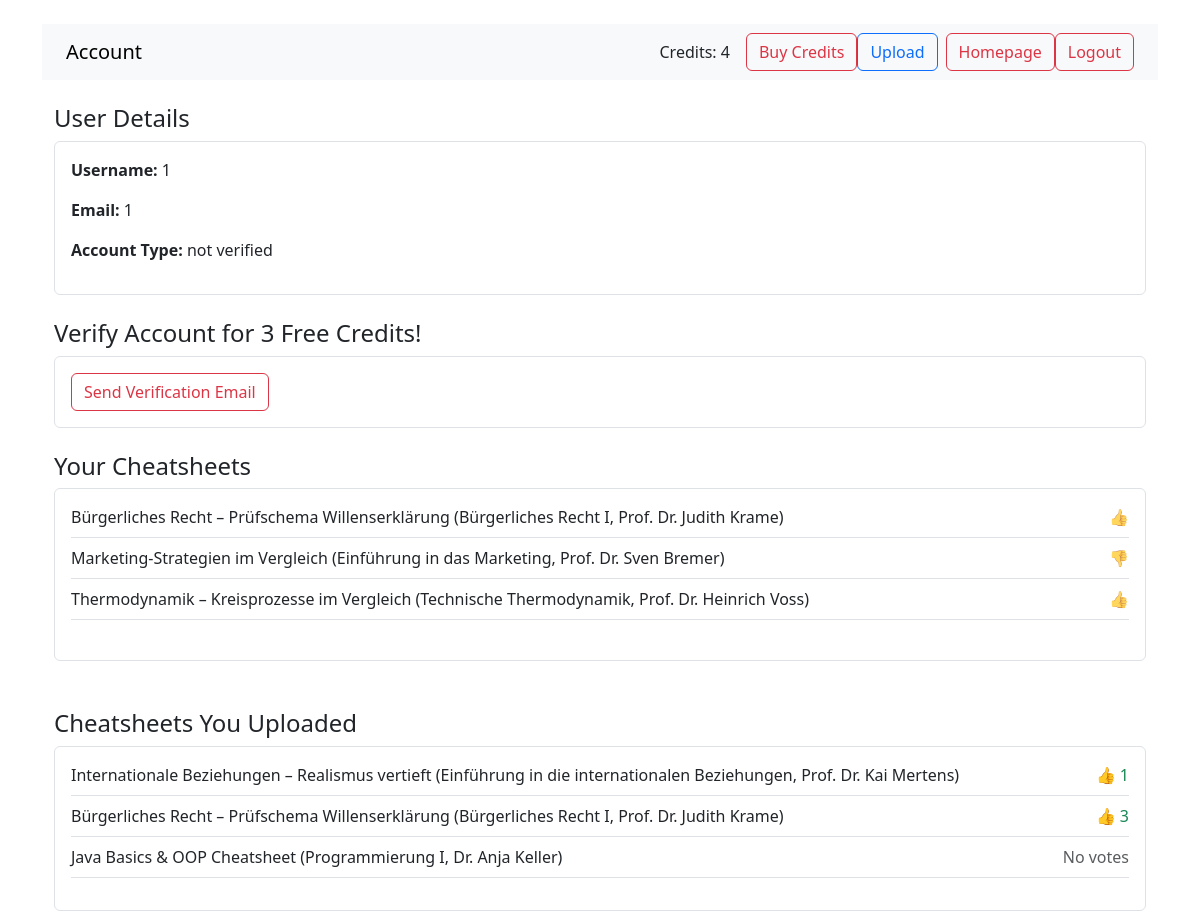
Page /account (signed in) on the committed database.
### models.py (models this page shows)
class User(db.Model, UserMixin):
    id = db.Column(db.Integer, primary_key=True)
    email = db.Column(db.String, unique=True, nullable=False)
    username = db.Column(db.String, unique=True, nullable=False)
    pw = db.Column(db.String, nullable=False)
    credits = db.Column(db.Integer, default=0, nullable=False)
    userart = db.Column(db.String, default="not verified", nullable=False)

class UserCheatsheetAccess(db.Model):
    user_id = db.Column(db.Integer, db.ForeignKey('user.id'), nullable=False, primary_key=True)
    cheatsheet_id = db.Column(db.Integer, db.ForeignKey('cheatsheet.id'), nullable=False, primary_key=True)
    vote = db.Column(db.Integer, default=0, nullable=False)

class Cheatsheet(db.Model):
    id = db.Column(db.Integer, primary_key=True)
    title = db.Column(db.String, nullable=False)
    description = db.Column(db.String, nullable=False)
    courseOfStudy = db.Column(db.String, nullable=False)
    creditcost = db.Column(db.Integer, default=1, nullable=True)
    pdf_datei = db.Column(db.LargeBinary, nullable=False)
    module = db.Column(db.String, nullable=False)
    professor = db.Column(db.String, nullable=False)
    user_id = db.Column(db.Integer, db.ForeignKey('user.id'), nullable=True)
    votes = db.Column(db.Integer, default=0, nullable=False)
    created_at = db.Column(db.DateTime, default=func.now())

### app.py (the view)
@app.route("/account")
@login_required
def account():
    cheatsheet_access = db.session.query(UserCheatsheetAccess, Cheatsheet).join(
        Cheatsheet, UserCheatsheetAccess.cheatsheet_id == Cheatsheet.id
    ).filter(
        UserCheatsheetAccess.user_id == current_user.id
    ).all()  # SQLAlchemy Join https://docs.sqlalchemy.org/en/20/orm/queryguide/select.html#simple-equality-filters
    uploaded_cheatsheets = Cheatsheet.query.filter_by(user_id=current_user.id).all()
    total_likes = db.session.query(func.sum(Cheatsheet.votes)).filter(
        Cheatsheet.user_id == current_user.id,
        Cheatsheet.votes > 0
    ).scalar() or 0  # SQLAlchemy Aggregatfunktion sum() https://docs.sqlalchemy.org/en/20/core/functions.html#sqlalchemy.sql.functions.func.sum
    return render_template("account.html", user=current_user, cheatsheet_access=cheatsheet_access,
                           uploaded_cheatsheets=uploaded_cheatsheets, total_likes=total_likes)

### app.py (called while the page is built)
@login_manager.user_loader
def load_user(user_id):
    return User.query.get(int(user_id))

@app.context_processor  # Kontextprozessor um Funktionen im Template verfügbar zu machen https://flask.palletsprojects.com/en/2.3.x/api/#flask.Flask.context_processor
def inject_functions():
    return dict(has_access=check_user_access)

### templates/account.html
{% extends "base.html" %}
{% block content %}
    <nav class="navbar navbar-expand-lg navbar-light bg-light px-4">
        <a class="navbar-brand" href="#">Account</a>
        <div class="d-flex ms-auto align-items-center">
            <span class="me-3">Credits: {{ user.credits }}</span>
            <a href="{{ url_for('buy_credits') }}" class="btn btn-outline-danger">Buy Credits</a>
            <form action="{{ url_for('upload') }}" class="me-2">
                <button type="submit" class="btn btn-outline-primary">Upload</button>
            </form>
            <a href="{{ url_for('index') }}" class="btn btn-outline-danger">Homepage</a>
            <a href="{{ url_for('logout') }}" class="btn btn-outline-danger">Logout</a>
        </div>
    </nav>
    <div class="container mt-4">
        <div class="mb-4">
            <h4>User Details</h4>
            <div class="border p-3 rounded">
                <p><strong>Username:</strong> {{ user.username }}</p>
                <p><strong>Email:</strong> {{ user.email }}</p>
                <p><strong>Account Type:</strong> {{ user.userart }}</p>
            </div>
        </div>
        {% if user.userart == "not verified" %}
            <div class="mb-4">
                <h4>Verify Account for 3 Free Credits!</h4>
                <div class="border p-3 rounded">
                    <form action="{{ url_for('verification') }}" method="POST" style="display: inline;">
                        <button type="submit" class="btn btn-outline-danger">Send Verification Email</button>
                    </form>
                </div>
            </div>
        {% endif %}
        <div>
{% if cheatsheet_access %}
    <div>
        <h4>Your Cheatsheets</h4>
        <div class="border rounded">
            <ul class="list-unstyled p-3">
                {% for access, cheatsheet in cheatsheet_access %}
                    <li class="mb-2 pb-2 border-bottom">
                        <div class="d-flex justify-content-between">
                            <span>
                                {{ cheatsheet.title }} ({{ cheatsheet.module }}, {{ cheatsheet.professor }})
                            </span>
                            <span class="text-muted">
                                {% if access.vote == 1 %}
                                    👍
                                {% elif access.vote == -1 %}
                                    👎
                                {% else %}
                                    No rating
                                {% endif %}
                            </span>
                        </div>
                    </li>
                {% endfor %}
            </ul>
        </div>
    </div>
{% endif %}
<div class="mt-5">
    <h4>Cheatsheets You Uploaded</h4>
    {% if uploaded_cheatsheets %}
        <div class="border rounded p-3">
            <ul class="list-unstyled">
                {% for sheet in uploaded_cheatsheets %}
                    <li class="mb-2 pb-2 border-bottom">
                        <div class="d-flex justify-content-between">
                            <span>{{ sheet.title }} ({{ sheet.module }}, {{ sheet.professor }})</span>
                            <span>
                                {% if sheet.votes > 0 %}
                                    <span class="text-success">👍 {{ sheet.votes }}</span>
                                {% elif sheet.votes < 0 %}
                                    <span class="text-danger">👎 {{ sheet.votes }}</span>
                                {% else %}
                                    <span class="text-muted">No votes</span>
                                {% endif %}
                            </span>
                        </div>
                    </li>
                {% endfor %}
            </ul>
        </div>
    {% else %}
        <div class="border p-3 rounded">
            <p>You haven't uploaded any cheatsheets yet.</p>
        </div>
    {% endif %}
</div>
    </div>
{% endblock %}

### rows in the picture
User: credits "4", username "1", email "1", userart "not verified"
UserCheatsheetAccess: title "Bürgerliches Recht – Prüfschema Willenserklärung", module "Bürgerliches Recht I", professor "Prof. Dr. Judith Krame"
UserCheatsheetAccess: title "Marketing-Strategien im Vergleich", module "Einführung in das Marketing", professor "Prof. Dr. Sven Bremer"
UserCheatsheetAccess: title "Thermodynamik – Kreisprozesse im Vergleich", module "Technische Thermodynamik", professor "Prof. Dr. Heinrich Voss"
Cheatsheet: title "Internationale Beziehungen – Realismus vertieft", module "Einführung in die internationalen Beziehungen", professor "Prof. Dr. Kai Mertens", votes "1"
Cheatsheet: title "Bürgerliches Recht – Prüfschema Willenserklärung", module "Bürgerliches Recht I", professor "Prof. Dr. Judith Krame", votes "3"
Cheatsheet: title "Java Basics & OOP Cheatsheet", module "Programmierung I", professor "Dr. Anja Keller", votes "No votes"
